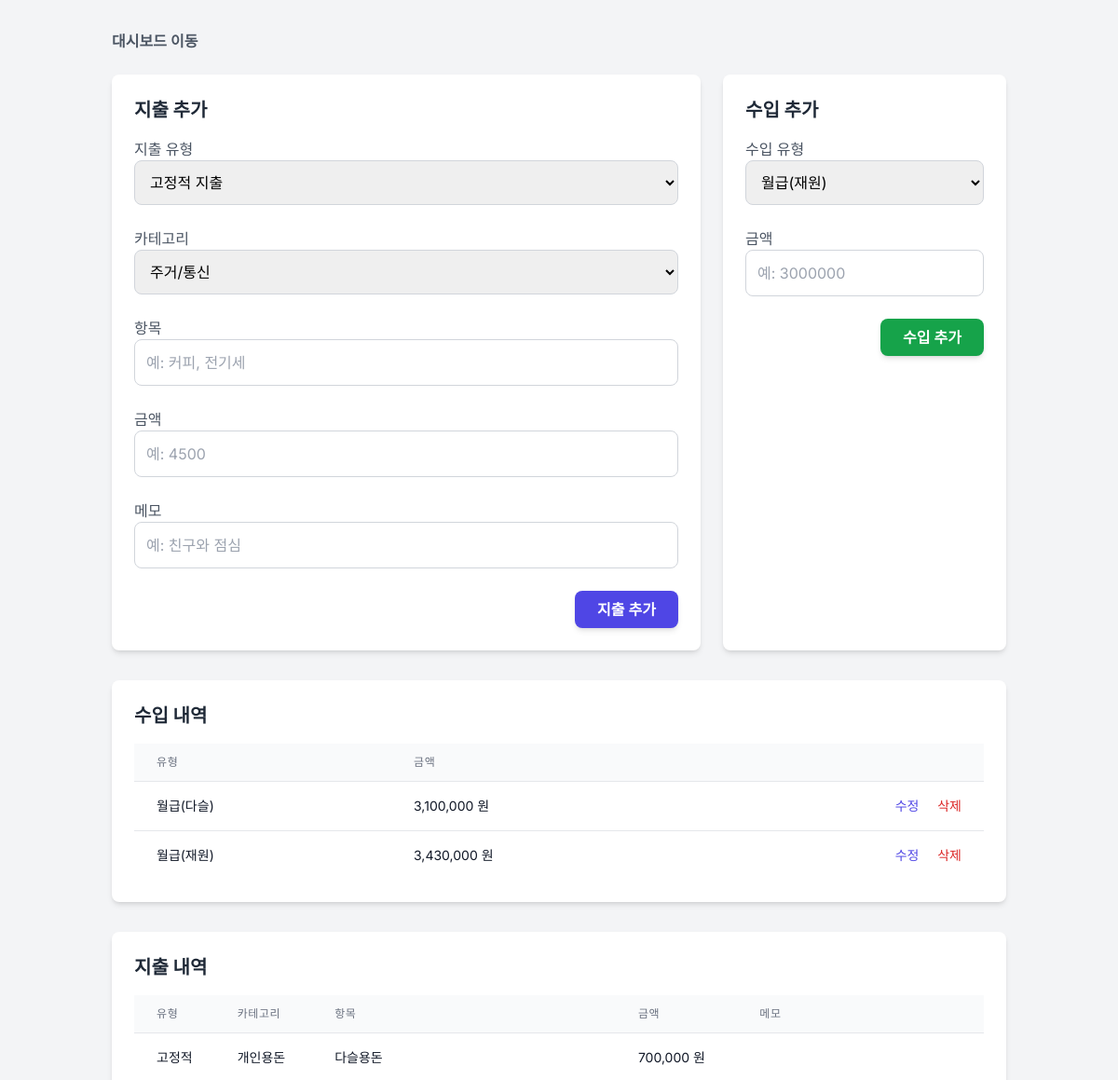
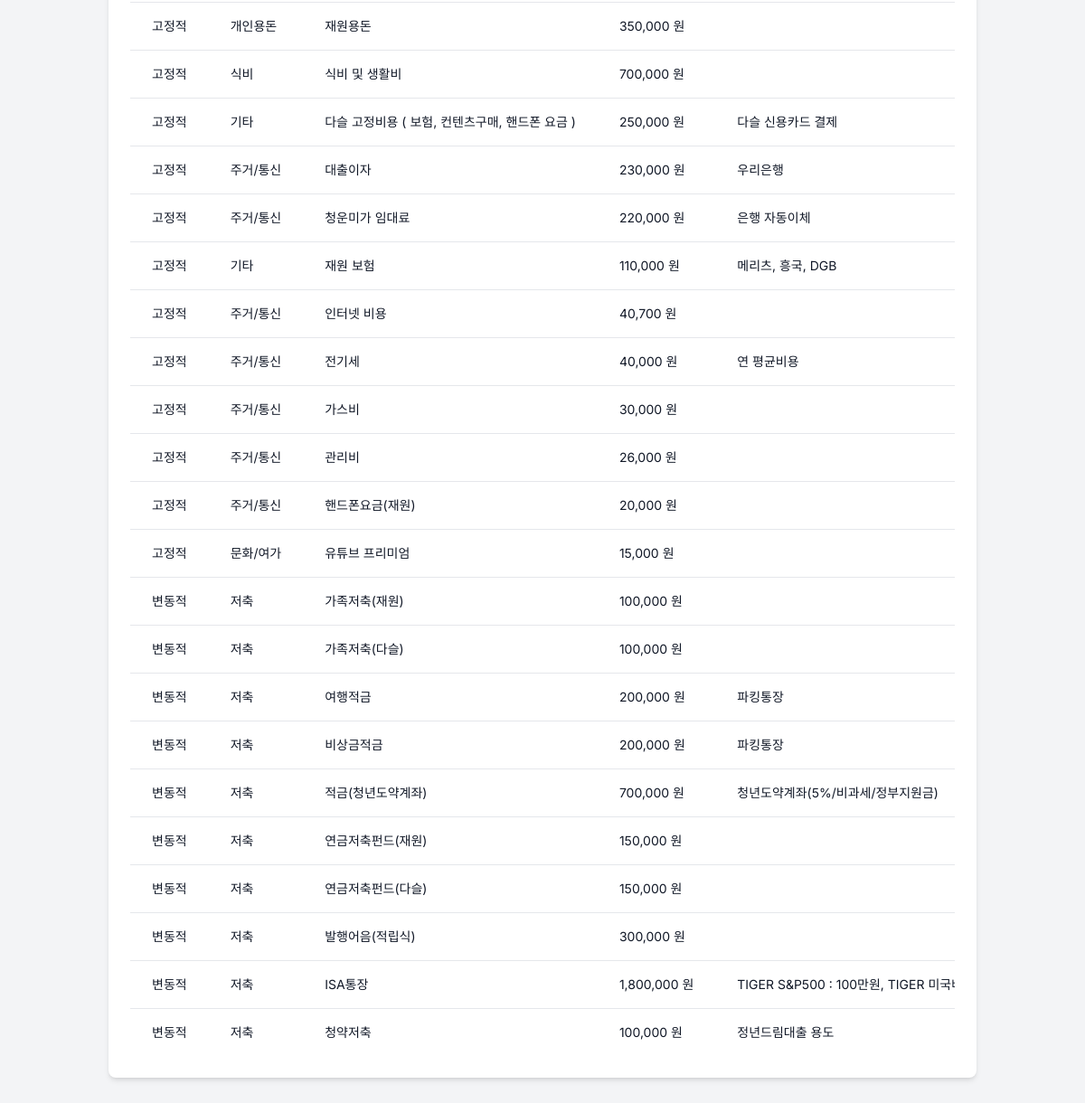
/expenses, run on the app's committed database (2 pictures, top to bottom).
### main.py (models this page shows)
class Income(Base):
    __tablename__ = 'incomes'
    id = Column(Integer, primary_key=True, index=True)
    income_type = Column(String)
    amount = Column(Float)

class Expense(Base):
    __tablename__ = "expenses"
    id = Column(Integer, primary_key=True)
    date = Column(Date, nullable=False)
    expense_type = Column(String(50), nullable=False) # 고정적 or 변동적
    category = Column(String(100), nullable=False)
    item = Column(String(255), nullable=False)
    amount = Column(REAL, nullable=False)
    notes = Column(String(255))

### main.py (the view)
@app.get("/expenses", response_class=HTMLResponse)
def get_expenses(request: Request, db: Session = Depends(get_db)):
    expenses = db.query(Expense).order_by(Expense.date.desc()).all()
    incomes = db.query(Income).order_by(Income.id.desc()).all() # 수입 데이터 가져오기
    for expense in expenses:
        if expense.amount and expense.amount.is_integer():
            expense.amount = int(expense.amount)
    for income in incomes:
        if income.amount and income.amount.is_integer():
            income.amount = int(income.amount)
    return templates.TemplateResponse("expenses.html", {
        "request": request,
        "expenses": expenses,
        "incomes": incomes, # 수입 데이터도 함께 전달
        "today": date.today().isoformat()
    })

### templates/expenses.html (shortened to what this page needs)
<!DOCTYPE html>
<html lang="ko">
<head>
    <script src="https://cdn.tailwindcss.com"></script>
</head>
<body>
    <div class="container">
        <a href="/" class="inline-block mb-6 text-gray-600 hover:text-indigo-600 font-semibold transition-colors duration-200">
            대시보드 이동
        </a>
        <div class="grid grid-cols-1 md:grid-cols-2 lg:grid-cols-3 gap-6">
            <div class="bg-white p-6 rounded-lg shadow-md col-span-1 md:col-span-2">
                <h2 class="text-xl font-bold mb-4 text-gray-800">지출 추가</h2>
                <form id="expense-form" action="/add_expense" method="post">
                    <div class="form-group">
                        <label for="expense_type">지출 유형</label>
                        <select id="expense_type" name="expense_type" required>
                            <option value="고정적">고정적 지출</option>
                        </select>
                    </div>
                    <div class="form-group">
                        <label for="category">카테고리</label>
                        <select id="category" name="category" required>
                            <option value="주거/통신">주거/통신</option>
                        </select>
                    </div>
                    <div class="form-group">
                        <label for="item">항목</label>
                        <input type="text" id="item" name="item" required placeholder="예: 커피, 전기세">
                    </div>
                    <div class="form-group">
                        <label for="amount">금액</label>
                        <input type="number" id="amount" name="amount" required placeholder="예: 4500">
                    </div>
                    <div class="form-group">
                        <label for="notes">메모</label>
                        <input type="text" id="notes" name="notes" placeholder="예: 친구와 점심">
                    </div>
                    <div class="flex justify-end">
                        <button type="submit" class="bg-indigo-600 text-white font-semibold py-2 px-6 rounded-lg shadow-md hover:bg-indigo-700 transition-colors duration-200">
                            지출 추가
                        </button>
                    </div>
                </form>
            </div>
            <div class="bg-white p-6 rounded-lg shadow-md">
                <h2 class="text-xl font-bold mb-4 text-gray-800">수입 추가</h2>
                <form action="/add_income" method="post">
                    <div class="form-group">
                        <label for="income_type">수입 유형</label>
                        <select id="income_type" name="income_type" required>
                            <option value="월급">월급(재원)</option>
                        </select>
                    </div>
                    <div class="form-group">
                        <label for="income_amount">금액</label>
                        <input type="number" id="income_amount" name="amount" required placeholder="예: 3000000">
                    </div>
                    <div class="flex justify-end">
                        <button type="submit" class="bg-green-600 text-white font-semibold py-2 px-6 rounded-lg shadow-md hover:bg-green-700 transition-colors duration-200">
                            수입 추가
                        </button>
                    </div>
                </form>
            </div>
        </div>
        <div class="mt-8 bg-white p-6 rounded-lg shadow-md">
            <h2 class="text-xl font-bold mb-4 text-gray-800">수입 내역</h2>
            <div class="overflow-x-auto">
                <table class="min-w-full divide-y divide-gray-200">
                    <thead class="bg-gray-50">
                        <tr>
                            <th scope="col" class="px-6 py-3 text-left text-xs font-medium text-gray-500 uppercase tracking-wider">유형</th>
                            <th scope="col" class="px-6 py-3 text-left text-xs font-medium text-gray-500 uppercase tracking-wider">금액</th>
                            <th scope="col" class="relative px-6 py-3">
                            </th>
                        </tr>
                    </thead>
                    <tbody class="bg-white divide-y divide-gray-200">
                        {% for income in incomes %}
                        <tr>
                            <td class="px-6 py-4 whitespace-nowrap text-sm text-gray-900">{{ income.income_type }}</td>
                            <td class="px-6 py-4 whitespace-nowrap text-sm text-gray-900">{{ "{:,.0f}".format(income.amount) }} 원</td>
                            <td class="px-6 py-4 whitespace-nowrap text-right text-sm font-medium">
                                <a href="/edit_income/{{ income.id }}" class="text-indigo-600 hover:text-indigo-900 mr-4">수정</a>
                                <form action="/delete_income" method="post" class="inline" onsubmit="return confirm('정말로 이 항목을 삭제하시겠습니까?');">
                                    <button type="submit" class="text-red-600 hover:text-red-900">삭제</button>
                                </form>
                            </td>
                        </tr>
                        {% endfor %}
                    </tbody>
                </table>
            </div>
        </div>
        <div class="mt-8 bg-white p-6 rounded-lg shadow-md">
            <h2 class="text-xl font-bold mb-4 text-gray-800">지출 내역</h2>
            <div class="overflow-x-auto">
                <table class="min-w-full divide-y divide-gray-200">
                    <thead class="bg-gray-50">
                        <tr>
                            <th scope="col" class="px-6 py-3 text-left text-xs font-medium text-gray-500 uppercase tracking-wider">유형</th>
                            <th scope="col" class="px-6 py-3 text-left text-xs font-medium text-gray-500 uppercase tracking-wider">카테고리</th>
                            <th scope="col" class="px-6 py-3 text-left text-xs font-medium text-gray-500 uppercase tracking-wider">항목</th>
                            <th scope="col" class="px-6 py-3 text-left text-xs font-medium text-gray-500 uppercase tracking-wider">금액</th>
                            <th scope="col" class="px-6 py-3 text-left text-xs font-medium text-gray-500 uppercase tracking-wider">메모</th>
                        </tr>
                    </thead>
                    <tbody class="bg-white divide-y divide-gray-200">
                        {% for expense in expenses %}
                        <tr>
                            <td class="px-6 py-4 whitespace-nowrap text-sm text-gray-900">{{ expense.expense_type }}</td>
                            <td class="px-6 py-4 whitespace-nowrap text-sm text-gray-900">{{ expense.category }}</td>
                            <td class="px-6 py-4 whitespace-nowrap text-sm text-gray-900">{{ expense.item }}</td>
                            <td class="px-6 py-4 whitespace-nowrap text-sm text-gray-900">{{ "{:,.0f}".format(expense.amount) }} 원</td>
                            <td class="px-6 py-4 whitespace-nowrap text-sm text-gray-900">{{ expense.notes }}</td>
                        </tr>
                        {% endfor %}
                    </tbody>
                </table>
            </div>
        </div>
    </div>
</body>
</html>

### templates/expenses.html (style rules this page uses)
body { font-family: 'Inter', sans-serif; background-color: #f3f4f6; }
.container { max-width: 1200px; margin: 0 auto; padding: 2rem; }
.form-group { margin-bottom: 1.5rem; }
.form-group label { font-weight: 500; color: #4b5563; }
.form-group input, .form-group select { width: 100%; padding: 0.75rem; border-radius: 0.5rem; border: 1px solid #d1d5db; transition: all 0.2s; }

### data on the page
Income: income_type "월급(다슬)", amount "3,100,000"
Income: income_type "월급(재원)", amount "3,430,000"
Expense: expense_type "고정적", category "개인용돈", item "다슬용돈", amount "700,000"
Expense: expense_type "고정적", category "개인용돈", item "재원용돈", amount "350,000"
Expense: expense_type "고정적", category "식비", item "식비 및 생활비", amount "700,000"
Expense: expense_type "고정적", category "기타", item "다슬 고정비용 ( 보험, 컨텐츠구매, 핸드폰 요금 )", amount "250,000", notes "다슬 신용카드 결제"
Expense: expense_type "고정적", category "주거/통신", item "대출이자", amount "230,000", notes "우리은행"
Expense: expense_type "고정적", category "주거/통신", item "청운미가 임대료", amount "220,000", notes "은행 자동이체"
Expense: expense_type "고정적", category "기타", item "재원 보험", amount "110,000", notes "메리츠, 흥국, DGB"
Expense: expense_type "고정적", category "주거/통신", item "인터넷 비용", amount "40,700"
Expense: expense_type "고정적", category "주거/통신", item "전기세", amount "40,000", notes "연 평균비용"
Expense: expense_type "고정적", category "주거/통신", item "가스비", amount "30,000"
Expense: expense_type "고정적", category "주거/통신", item "관리비", amount "26,000"
Expense: expense_type "고정적", category "주거/통신", item "핸드폰요금(재원)", amount "20,000"
Expense: expense_type "고정적", category "문화/여가", item "유튜브 프리미엄", amount "15,000"
Expense: expense_type "변동적", category "저축", item "가족저축(재원)", amount "100,000"
Expense: expense_type "변동적", category "저축", item "가족저축(다슬)", amount "100,000"
Expense: expense_type "변동적", category "저축", item "여행적금", amount "200,000", notes "파킹통장"
Expense: expense_type "변동적", category "저축", item "비상금적금", amount "200,000", notes "파킹통장"
Expense: expense_type "변동적", category "저축", item "적금(청년도약계좌)", amount "700,000", notes "청년도약계좌(5%/비과세/정부지원금)"
Expense: expense_type "변동적", category "저축", item "연금저축펀드(재원)", amount "150,000"
Expense: expense_type "변동적", category "저축", item "연금저축펀드(다슬)", amount "150,000"
Expense: expense_type "변동적", category "저축", item "발행어음(적립식)", amount "300,000"
Expense: expense_type "변동적", category "저축", item "ISA통장", amount "1,800,000", notes "TIGER S&P500 : 100만원, TIGER…"
Expense: expense_type "변동적", category "저축", item "청약저축", amount "100,000", notes "정년드림대출 용도"
